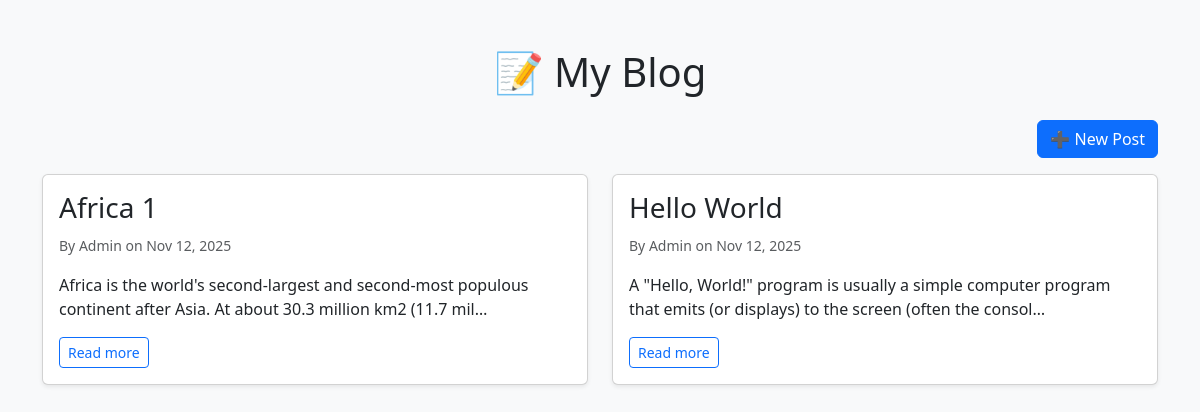
The page / on the database its author committed.
### blog/models.py (models this page shows, shortened)
class Post(models.Model):
    title = models.CharField(max_length=200)
    content = models.TextField()
    created_at = models.DateTimeField(default=timezone.now)
    author = models.CharField(max_length=100, default="Admin")

### blog/views.py (the view)
# urls.py: path('', views.home, name='home'),
def home(request):
    posts = Post.objects.all().order_by('-created_at')
    return render(request, 'blog/home.html', {'posts': posts})

### blog/templates/blog/home.html (shortened to what this page needs)
<!DOCTYPE html>
<html lang="en">
<head>
  <link href="https://cdn.jsdelivr.net/npm/bootstrap@5.3.3/dist/css/bootstrap.min.css" rel="stylesheet">
</head>
<body class="bg-light">
<div class="container mt-5">
  <h1 class="text-center mb-4">📝 My Blog</h1>
  <div class="text-end mb-3">
    <a href="{% url 'post_new' %}" class="btn btn-primary">➕ New Post</a>
  </div>
  <div class="row">
    {% for post in posts %}
    <div class="col-md-6 mb-4">
      <div class="card shadow-sm">
        <div class="card-body">
          <h3><a href="{% url 'post_detail' post.pk %}" class="text-decoration-none text-dark">{{ post.title }}</a></h3>
          <small class="text-muted">By {{ post.author }} on {{ post.created_at|date:"M d, Y" }}</small>
          <p class="mt-3">{{ post.content|truncatechars:120 }}</p>
          <a href="{% url 'post_detail' post.pk %}" class="btn btn-outline-primary btn-sm">Read more</a>
        </div>
      </div>
    </div>
    {% empty %}
    <p>No posts yet!</p>
    {% endfor %}
  </div>
</div>
</body>
</html>

### rows shown on the page
Post: title "Africa 1", author "Admin", created_at "Nov 12, 2025", content "Africa is the world's second-largest and second-most populous continent after Asia. At about 30.3 million km2 (11.7 mil…"
Post: title "Hello World", author "Admin", created_at "Nov 12, 2025", content "A \"Hello, World!\" program is usually a simple computer program that emits (or displays) to the screen (often the consol…"
